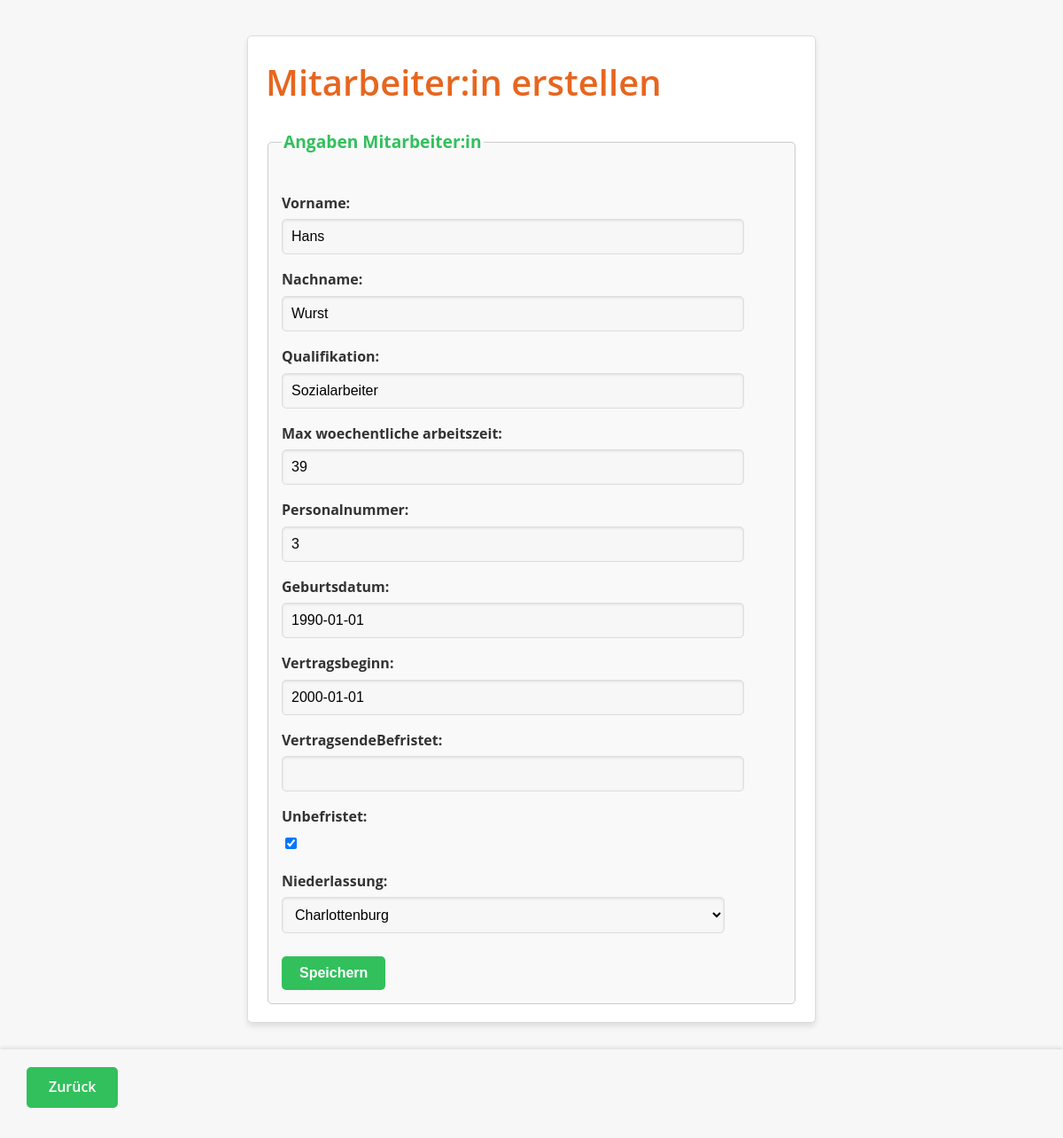
The app's page /PersonaleinsatzplanHaeH/mitarbeiter/4/update/ with its own data.
### PersonaleinsatzplanHaeH/models.py (models this page shows, shortened)
class Mitarbeiter(models.Model):
    vorname = models.CharField(max_length=255)
    nachname = models.CharField(max_length=255)
    qualifikation = models.CharField(max_length=255)
    max_woechentliche_arbeitszeit = models.IntegerField()
    personalnummer = models.IntegerField(unique=True, null=False)
    geburtsdatum = models.DateField()
    vertragsbeginn = models.DateField()
    vertragsendeBefristet = models.DateField(blank=True, null=True)
    unbefristet = models.BooleanField(default=False)
    niederlassung = models.ForeignKey(Niederlassung, on_delete=models.PROTECT, null=True, blank=True)

### PersonaleinsatzplanHaeH/views.py (the view)
# urls.py: path('mitarbeiter/<int:pk>/update/', MitarbeiterUpdateView.as_view(), name='mitarbeiter_update'),
class MitarbeiterUpdateView(UpdateView):
    model = Mitarbeiter
    fields = ['vorname', 'nachname', 'qualifikation', 'max_woechentliche_arbeitszeit', 'personalnummer', 'geburtsdatum', 'vertragsbeginn', 'vertragsendeBefristet', 'unbefristet', 'niederlassung']
    template_name = 'mitarbeiter_form.html'
    success_url = reverse_lazy('PersonaleinsatzplanHaeH:mitarbeiter_list')

### PersonaleinsatzplanHaeH/models.py (called while the page is built)
    def __str__(self):
        return self.name

### templates/mitarbeiter_form.html (shortened to what this page needs)
<!DOCTYPE html>
<html lang="de">
<head>
    {% load static %}
    <link rel="stylesheet" href="{% static 'css/styles.css' %}">
</head>
<body class="personaleinsatzplan-seite">
    <section class="form-section">
        <h1>Mitarbeiter:in erstellen</h1>
        <form method="post" class="form">
            <fieldset>
                <legend>Angaben Mitarbeiter:in</legend>
            {{ form.as_p }}
            <button type="submit" class="btn">Speichern</button>
        </fieldset>
        </form>
        <div class="link-container">
            {% if request.META.HTTP_REFERER %}
                <a href="{{ request.META.HTTP_REFERER }}" class="action-link">Zurück</a>
            {% else %}
                <a href="{% url 'PersonaleinsatzplanHaeH:mitarbeiter_list' %}" class="action-link">Zurück</a>
            {% endif %}
        </div>
    </section>
</body>
</html>

### static/css/styles.css (style rules this page uses)
body, h1, h2, h3, h4, ul, li, a, table, td, th { margin: 0; padding: 0; box-sizing: border-box; }
body { font-family: 'Open Sans', Arial, sans-serif; background-color: #f7f7f7; color: #333; line-height: 1.6; padding: 20px; }
h1, h2, h3, h4 h5 { margin-bottom: 20px; color: #e7661f; font-weight: 600; }
h1 { font-size: 2.5em; }
a { text-decoration: none; transition: background-color 0.3s ease-in-out, color 0.3s ease-in-out; border-radius: 5px; font-weight: 600; }
.action-link { display: inline-block; margin: 10px; padding: 10px 25px; background-color: #31c05c; color: white; font-size: 1em; text-align: center; }
.link-container { position: fixed; bottom: 0; left: 0; right: 0; background-color: #f7f7f7; padding: 10px 20px; box-shadow: 0px -2px 4px rgba(0, 0, 0, 0.1); z-index: 1000; height: 80px; gap: 10px; justify-content: left; }
.personaleinsatzplan-seite { padding-bottom: 110px; }
.form-section { margin: 20px auto; padding: 20px; background-color: #ffffff; border: 1px solid #ddd; border-radius: 5px; box-shadow: 0 4px 6px rgba(0, 0, 0, 0.1); max-width: 600px; }
form { display: flex; flex-direction: column; gap: 15px; }
form label { display: block; margin-bottom: 5px; font-size: 1em; font-weight: bold; }
form select, form input[type="text"], form input[type="number"], form input[type="password"], form input[type="email"], form textarea { width: 100%; max-width: 500px; padding: 10px; font-size: 1em; border: 1px solid #ddd; border-radius: 5px; background-color: #f7f7f7; box-shadow: inset 0 1px 3px rgba(0, 0, 0, 0.1); transition: border-color 0.3s ease, box-shadow 0.3s ease; }
input[type="number"] { -moz-appearance: textfield; }
fieldset { border: 1px solid #ccc; padding: 15px; border-radius: 5px; background-color: #f9f9f9; }
legend { font-size: 1.2em; font-weight: bold; color: #31c05c; margin-bottom: 10px; }
.btn { display: inline-block; margin-top: 10px; padding: 10px 20px; font-size: 1em; font-weight: bold; color: white; background-color: #31c05c; border: none; border-radius: 5px; text-align: center; cursor: pointer; transition: background-color 0.3s ease-in-out, transform 0.2s ease; }

### records on screen
Mitarbeiter: vorname "Hans", nachname "Wurst", qualifikation "Sozialarbeiter", max_woechentliche_arbeitszeit "39", personalnummer "3", geburtsdatum "1990-01-01", vertragsbeginn "2000-01-01", unbefristet "☑", niederlassung "Charlottenburg"
